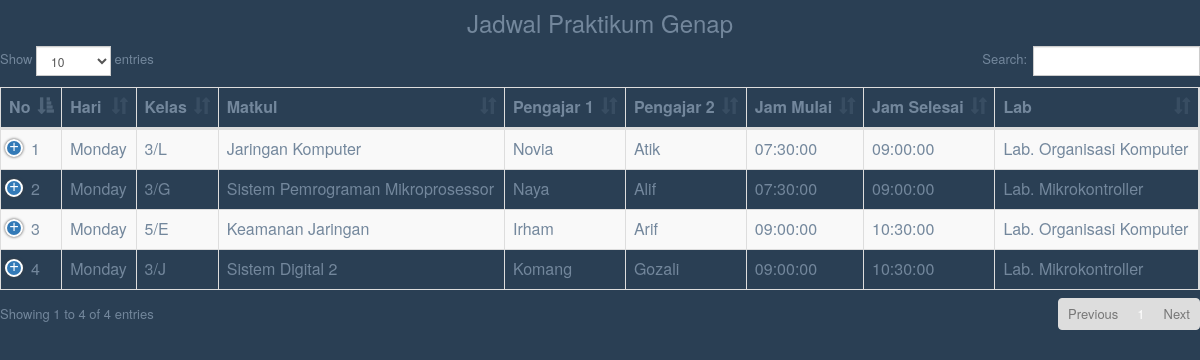
The page /adminpanel/tampil_genap.php on the database as committed earlier.
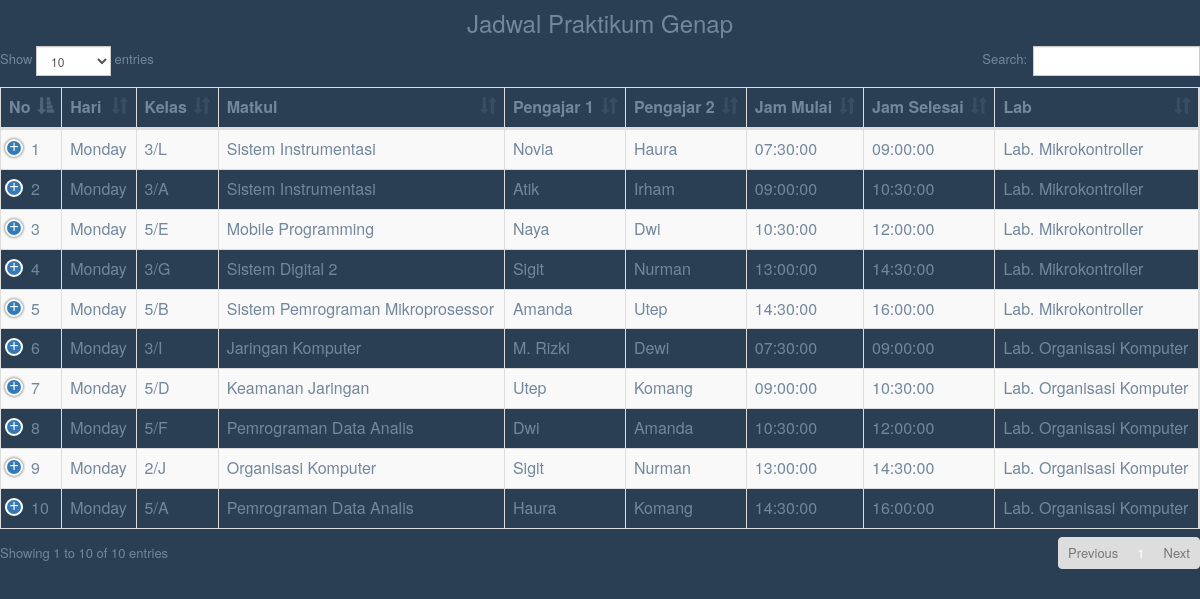
The same page on the database as committed later.
### tables this page shows
CREATE TABLE `tb_jdwl_genap` (
  `id_jdwl_genap` int(11) NOT NULL AUTO_INCREMENT,
  `hari` varchar(15) DEFAULT NULL,
  `matkul` varchar(50) DEFAULT NULL,
  `kelas` varchar(10) DEFAULT NULL,
  `asdos_1` varchar(50) DEFAULT NULL,
  `asdos_2` varchar(50) DEFAULT NULL,
  `lab` varchar(50) DEFAULT NULL,
  `jam_mulai` time DEFAULT NULL,
  `jam_selesai` time DEFAULT NULL,
  PRIMARY KEY (`id_jdwl_genap`)
);

### adminpanel/tampil_genap.php (the view, shortened to what this page needs)
<link href="vendors/bootstrap/dist/css/bootstrap.min.css" rel="stylesheet">
<link href="vendors/font-awesome/css/font-awesome.min.css" rel="stylesheet">
<link href="vendors/datatables.net-bs/css/dataTables.bootstrap.min.css" rel="stylesheet">
<link href="vendors/datatables.net-buttons-bs/css/buttons.bootstrap.min.css" rel="stylesheet">
<link href="vendors/datatables.net-fixedheader-bs/css/fixedHeader.bootstrap.min.css" rel="stylesheet">
<link href="vendors/datatables.net-responsive-bs/css/responsive.bootstrap.min.css" rel="stylesheet">
<link href="vendors/datatables.net-scroller-bs/css/scroller.bootstrap.min.css" rel="stylesheet">
<link href="build/css/custom.min.css" rel="stylesheet">
<h3>
    <center>Jadwal Praktikum Genap</center>
</h3>
<table id="datatable-responsive" class="table table-striped table-bordered dt-responsive nowrap" cellspacing="0" width="100%">
    <thead>
        <tr>
            <th>No</th>
            <th>Hari</th>
            <th>Kelas</th>
            <th>Matkul</th>
            <th>Pengajar 1</th>
            <th>Pengajar 2</th>
            <th>Jam Mulai</th>
            <th>Jam Selesai</th>
            <th>Lab</th>
        </tr>
    </thead>
    <tbody>
        <?php
        include 'koneksi.php';
        $no = 1;
        $data = mysqli_query($koneksi, "select*from tb_jdwl_genap");
        while ($d = mysqli_fetch_array($data)) {
        ?>
            <tr>
                <td><?php echo $no++; ?></td>
                <td><?php echo $d['hari']; ?></td>
                <td><?php echo $d['kelas']; ?></td>
                <td><?php echo $d['matkul']; ?></td>
                <td><?php echo $d['asdos_1']; ?></td>
                <td><?php echo $d['asdos_2']; ?></td>
                <td><?php echo $d['jam_mulai']; ?></td>
                <td><?php echo $d['jam_selesai']; ?></td>
                <td><?php echo $d['lab']; ?></td>
            </tr>
        <?php
        }
        ?>
    </tbody>
</table>

Rows that differ between the two databases and show on the page:
removed tb_jdwl_genap: hari "Monday", kelas "3/L", matkul "Jaringan Komputer", asdos_1 "Novia", asdos_2 "Atik", jam_mulai "07:30:00", jam_selesai "09:00:00", lab "Lab. Organisasi Komputer"
removed tb_jdwl_genap: hari "Monday", kelas "3/G", matkul "Sistem Pemrograman Mikroprosessor", asdos_1 "Naya", asdos_2 "Alif", jam_mulai "07:30:00", jam_selesai "09:00:00", lab "Lab. Mikrokontroller"
removed tb_jdwl_genap: hari "Monday", kelas "5/E", matkul "Keamanan Jaringan", asdos_1 "Irham", asdos_2 "Arif", jam_mulai "09:00:00", jam_selesai "10:30:00", lab "Lab. Organisasi Komputer"
removed tb_jdwl_genap: hari "Monday", kelas "3/J", matkul "Sistem Digital 2", asdos_1 "Komang", asdos_2 "Gozali", jam_mulai "09:00:00", jam_selesai "10:30:00", lab "Lab. Mikrokontroller"
added tb_jdwl_genap: hari "Monday", kelas "3/L", matkul "Sistem Instrumentasi", asdos_1 "Novia", asdos_2 "Haura", jam_mulai "07:30:00", jam_selesai "09:00:00", lab "Lab. Mikrokontroller"
added tb_jdwl_genap: hari "Monday", kelas "3/A", matkul "Sistem Instrumentasi", asdos_1 "Atik", asdos_2 "Irham", jam_mulai "09:00:00", jam_selesai "10:30:00", lab "Lab. Mikrokontroller"
added tb_jdwl_genap: hari "Monday", kelas "5/E", matkul "Mobile Programming", asdos_1 "Naya", asdos_2 "Dwi", jam_mulai "10:30:00", jam_selesai "12:00:00", lab "Lab. Mikrokontroller"
added tb_jdwl_genap: hari "Monday", kelas "3/G", matkul "Sistem Digital 2", asdos_1 "Sigit", asdos_2 "Nurman", jam_mulai "13:00:00", jam_selesai "14:30:00", lab "Lab. Mikrokontroller"
added tb_jdwl_genap: hari "Monday", kelas "5/B", matkul "Sistem Pemrograman Mikroprosessor", asdos_1 "Amanda", asdos_2 "Utep", jam_mulai "14:30:00", jam_selesai "16:00:00", lab "Lab. Mikrokontroller"
added tb_jdwl_genap: hari "Monday", kelas "3/I", matkul "Jaringan Komputer", asdos_1 "M. Rizki", asdos_2 "Dewi", jam_mulai "07:30:00", jam_selesai "09:00:00", lab "Lab. Organisasi Komputer"
added tb_jdwl_genap: hari "Monday", kelas "5/D", matkul "Keamanan Jaringan", asdos_1 "Utep", asdos_2 "Komang", jam_mulai "09:00:00", jam_selesai "10:30:00", lab "Lab. Organisasi Komputer"
added tb_jdwl_genap: hari "Monday", kelas "5/F", matkul "Pemrograman Data Analis", asdos_1 "Dwi", asdos_2 "Amanda", jam_mulai "10:30:00", jam_selesai "12:00:00", lab "Lab. Organisasi Komputer"
added tb_jdwl_genap: hari "Monday", kelas "2/J", matkul "Organisasi Komputer", asdos_1 "Sigit", asdos_2 "Nurman", jam_mulai "13:00:00", jam_selesai "14:30:00", lab "Lab. Organisasi Komputer"
added tb_jdwl_genap: hari "Monday", kelas "5/A", matkul "Pemrograman Data Analis", asdos_1 "Haura", asdos_2 "Komang", jam_mulai "14:30:00", jam_selesai "16:00:00", lab "Lab. Organisasi Komputer"
Other text that changed with them:
text written by a page script: "Show entries Search: Showing 1 to 4 of 4 entries Previous 1 Next" → "Show entries Search: Showing 1 to 10 of 10 entries Previous 1 Next"
